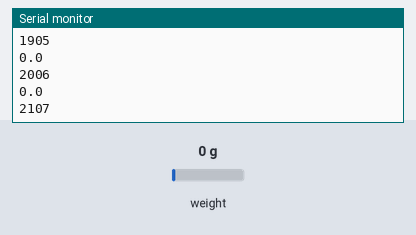
A sketch run on a simulated Arduino Uno, built with avr-gcc and run on an emulated ATmega328P. On the bench: the last lines printed to the serial monitor. The test bench sets the inputs (shaded band); at power-on: weight on the scale 0 g.

Above: at 2.2 s.
2.3 s: weight on the scale set to 100 g
At 2.31 s:
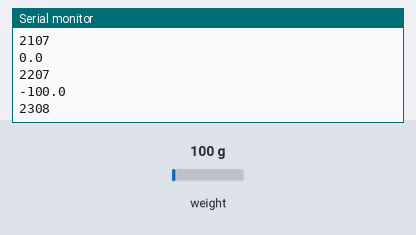
3.8 s: weight on the scale set to 1250 g
At 3.83 s:
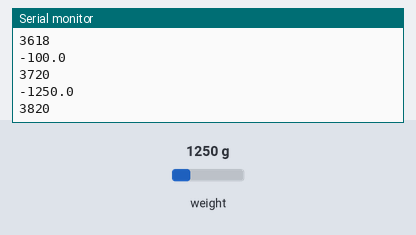
Timing chart, 0 to 6.8 s (numbered marks = the images above; inputs shaded):
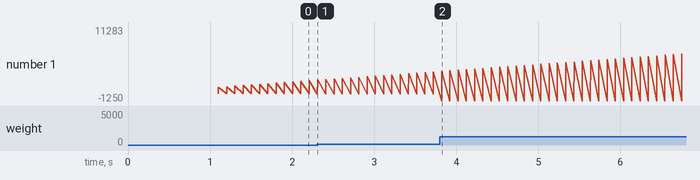

Measured:
- after the input at 2.3 s, the serial monitor: prints a new line at once (image 1)
- plotted number 1: 2207 → 3720 after the input at 2.3 s

The sketch:

load_cell_reading.ino
```cpp
#include "HX711.h"

#define DOUT  7
#define CLK  6

HX711 scale(DOUT, CLK);

//Change this calibration factor as per your load cell once it is found you many need to vary it in thousands
float calibration_factor = -96650; //-106600 worked for my 40Kg max scale setup

//=============================================================================================
//                         SETUP
//=============================================================================================
void setup() {
  Serial.begin(115200);
  scale.set_scale(-96650);  //Calibration Factor obtained from first sketch
  scale.tare();             //Reset the scale to 0
}


void loop() {
  Serial.println(scale.get_units()*(-1000), 1);  //Up to 3 decimal points
  Serial.println(millis());

}
```
